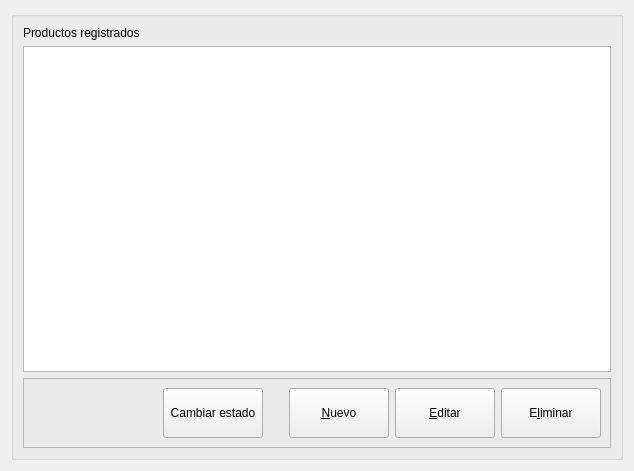
<?xml version="1.0" encoding="UTF-8"?>
<ui version="4.0">
 <class>AdminProductos</class>
 <widget class="QWidget" name="AdminProductos">
  <property name="geometry">
   <rect>
    <x>0</x>
    <y>0</y>
    <width>634</width>
    <height>471</height>
   </rect>
  </property>
  <property name="windowTitle">
   <string>Form</string>
  </property>
  <layout class="QHBoxLayout" name="horizontalLayout_2">
   <item>
    <widget class="QGroupBox" name="groupBox">
     <property name="title">
      <string/>
     </property>
     <layout class="QVBoxLayout" name="verticalLayout">
      <item>
       <widget class="QLabel" name="label">
        <property name="text">
         <string>Productos registrados</string>
        </property>
       </widget>
      </item>
      <item>
       <widget class="QTableWidget" name="tableProductos">
        <property name="cursor" stdset="0">
         <cursorShape>PointingHandCursor</cursorShape>
        </property>
        <property name="editTriggers">
         <set>QAbstractItemView::NoEditTriggers</set>
        </property>
        <property name="tabKeyNavigation">
         <bool>false</bool>
        </property>
        <property name="showDropIndicator" stdset="0">
         <bool>false</bool>
        </property>
        <property name="dragDropOverwriteMode">
         <bool>false</bool>
        </property>
        <property name="selectionBehavior">
         <enum>QAbstractItemView::SelectRows</enum>
        </property>
        <property name="sortingEnabled">
         <bool>true</bool>
        </property>
        <attribute name="horizontalHeaderDefaultSectionSize">
         <number>20</number>
        </attribute>
        <attribute name="horizontalHeaderShowSortIndicator" stdset="0">
         <bool>false</bool>
        </attribute>
       </widget>
      </item>
      <item>
       <widget class="QFrame" name="frame">
        <property name="frameShape">
         <enum>QFrame::StyledPanel</enum>
        </property>
        <property name="frameShadow">
         <enum>QFrame::Raised</enum>
        </property>
        <layout class="QHBoxLayout" name="horizontalLayout">
         <item>
          <spacer name="horizontalSpacer">
           <property name="orientation">
            <enum>Qt::Horizontal</enum>
           </property>
           <property name="sizeHint" stdset="0">
            <size>
             <width>40</width>
             <height>20</height>
            </size>
           </property>
          </spacer>
         </item>
         <item>
          <widget class="QPushButton" name="estado_button">
           <property name="minimumSize">
            <size>
             <width>100</width>
             <height>50</height>
            </size>
           </property>
           <property name="text">
            <string>Cambiar estado</string>
           </property>
          </widget>
         </item>
         <item>
          <spacer name="horizontalSpacer_2">
           <property name="orientation">
            <enum>Qt::Horizontal</enum>
           </property>
           <property name="sizeType">
            <enum>QSizePolicy::Minimum</enum>
           </property>
           <property name="sizeHint" stdset="0">
            <size>
             <width>20</width>
             <height>20</height>
            </size>
           </property>
          </spacer>
         </item>
         <item>
          <widget class="QPushButton" name="nuevo_button">
           <property name="minimumSize">
            <size>
             <width>100</width>
             <height>50</height>
            </size>
           </property>
           <property name="text">
            <string>&amp;Nuevo</string>
           </property>
          </widget>
         </item>
         <item>
          <widget class="QPushButton" name="editar_button">
           <property name="minimumSize">
            <size>
             <width>100</width>
             <height>50</height>
            </size>
           </property>
           <property name="text">
            <string>&amp;Editar</string>
           </property>
          </widget>
         </item>
         <item>
          <widget class="QPushButton" name="eliminar_button">
           <property name="minimumSize">
            <size>
             <width>100</width>
             <height>50</height>
            </size>
           </property>
           <property name="text">
            <string>E&amp;liminar</string>
           </property>
          </widget>
         </item>
        </layout>
       </widget>
      </item>
     </layout>
    </widget>
   </item>
  </layout>
 </widget>
 <resources/>
 <connections/>
</ui>
